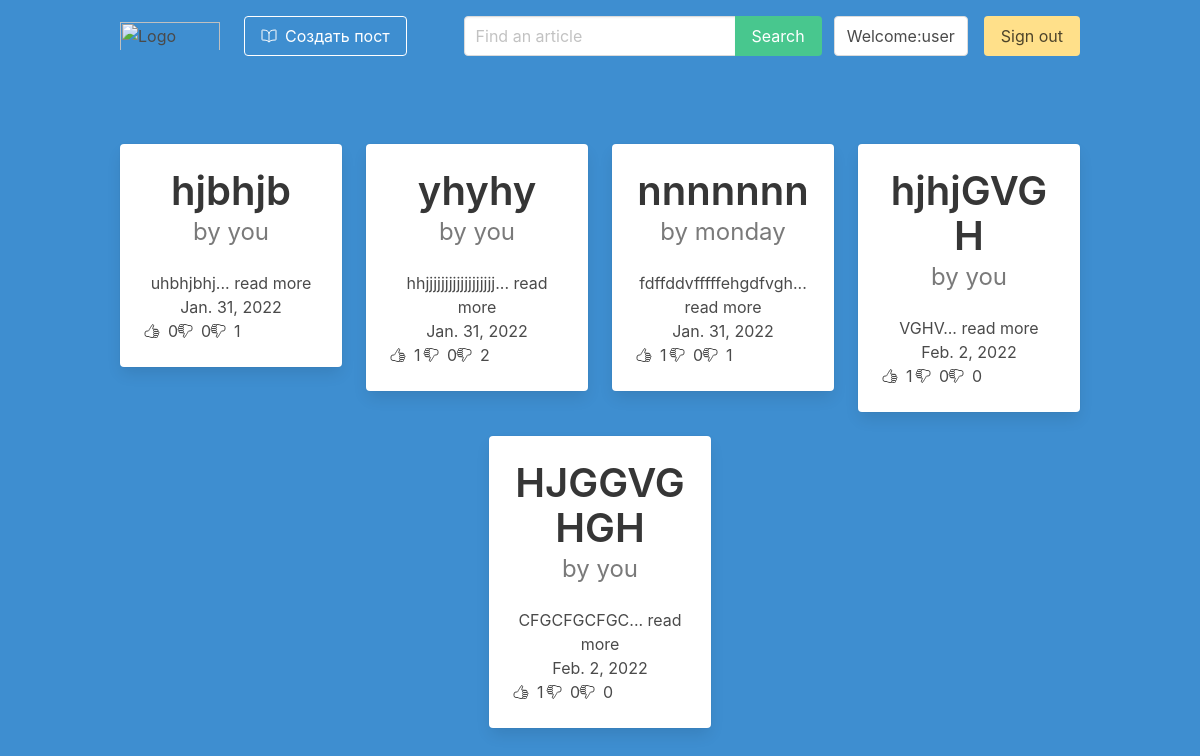
The app's page / (signed in) with its own data.
### blog/models.py (models this page shows)
class Article(models.Model):
    title = models.CharField(max_length=255)
    text = models.TextField()
    slug = models.SlugField(unique=True)
    date = models.DateField(auto_now=True)
    thumb = models.ImageField(blank=True, default='image.jpeg')
    author = models.ForeignKey(User, default=None, on_delete=models.CASCADE)
    likes = models.ManyToManyField(User, related_name='article_likes')
    dislikes = models.ManyToManyField(User, related_name='article_dislikes')
    def __str__(self):
        return self.title
    def snippet(self):
        return f"{self.text[:20]}... read more"
    def total_likes(self):
        return self.likes.count()
    def total_dislikes(self):
        return self.dislikes.count()

### blog/views.py (the view)
# urls.py: path('', views.home, name='home'),
@login_required(login_url='/users/sign_in')
def home(request):
    search = request.GET.get('input')
    print (search)
    articles = Article.objects.all()
    articles = articles.filter(
        Q(title__icontains=search) | Q(text__icontains=search)
    ) if search else articles
    articles = Article.objects.all()
    return render(request, 'home.html', {'articles': articles})

### blog/templates/home.html
{% extends 'base_layout.html' %}
{% load static %}
{% block content %}
<div class="container">
    <div class="columns is-centered is-multiline">
        {% for article in articles %}
        <div class="column is-3">
            <a href="{% url 'blog:article_detail' article.slug %}">
                <div class="card has-text-centered">
                    <div class="card-content">
                        <div class="media">
                            <div class="media-content">
                                <p class="title has-text-dark is-2">
                                    {{ article }}
                                </p>
                                {% if user == article.author %}
                                <p class="subtitle is-4 has-text-grey">by you</p>
                                {% else%}
                                <p class="subtitle is-4 has-text-grey"> by {{ article.author }}</p>
                                {% endif %}
                            </div>
                        </div>
                        <div class="content ">
                            {{ article.snippet }}
                            <br>
                            <div>{{ article.date }}</div>
                            <div class="columns">
                                <div class="column is-2">
                                    <div class="columns is-gapless">
                                        <div class="column">
                                            <ion-icon name='thumbs-up-outline' class="mt-1"></ion-icon>
                                        </div>
                                        <div class="column">
                                            <span class="ml-2">{{ article.total_likes }}</span>
                                        </div>
                                    </div>
                                </div>
                                <div class="column is-2">
                                    <div class="columns is-gapless">
                                        <div class="column">
                                            <ion-icon name='thumbs-down-outline' class="mt-1"></ion-icon>
                                        </div>
                                        <div class="column">
                                            <span class="ml-2">{{ article.total_dislikes }}</span>
                                        </div>
                                    </div>
                                </div>
                                <div class="column is-2">
                                    <div class="columns is-gapless">
                                        <div class="column">
                                            <ion-icon name='thumbs-down-outline' class="mt-1"></ion-icon>
                                        </div>
                                        <div class="column">
                                            <span class="ml-2">{{ article.comment_set.count }}</span>
                                        </div>
                                    </div>
                                </div>
                            </div>
                        </div>
                    </div>
                </div>
            </a>
        </div>
        {% endfor %}
    </div>
</div>
{% endblock %}

### blog/templates/base_layout.html (shortened to what this page needs)
{% load static from static %}
<html lang="en">
<head>
    <link rel="stylesheet" href="{% static 'style.css' %}">
    <link rel="stylesheet" href="{% static 'bulma.css' %}">
</head>
<body>
    <section class="hero has-background-info is-fullheight">
        <div class="hero-head">
            <header class="navbar">
                <div class="container">
                    <div class="navbar-brand">
                        <a class="navbar-item" href="/">
                            <img src="https://macademy.uz/assets/img/monday.svg" width="100" alt="Logo">
                        </a>
                    </div>
                    {% if user.is_authenticated %}
                    <div id="navbarMenuHeroC" class="navbar-menu">
                        <div class="navbar-start">
                            <span class="navbar-item">
                                <a href="{% url 'blog:article_create' %}"
                                    class="button is-info is-outlined is-inverted">
                                    <span class="mr-2">
                                        <ion-icon name="book-outline"></ion-icon>
                                    </span>
                                    <span>
                                        Создать пост
                                    </span>
                                </a>
                            </span>
                        </div>
                        <div class="navbar-end">
                             <form action="{% url 'blog:home' %}" method="get">
                                    <div class="field has-addons mt-4 mr-2">
                                        <div class="control">
                                            <input type="search" class="input" name="input"
                                                placeholder="Find an article">
                                        </div>
                                        <div class="control">
                                            <button class="button is-success" type="submit">Search</button>
                                        </div>
                                    </div>
                                </form>
                            <a class=" navbar-item button my-4 mx-1">
                                Welcome:{{ user}}
                            </a>
                            <span class="navbar-item">
                                <a href="{% url 'users:sign_out' %}" class="button is-warning">Sign out</a>
                            </span>
                        </div>
                    </div>
                    {% endif %}
                </div>
            </header>
        </div>
        <div class="hero-body">
            {% block content %}
            {% endblock %}
        </div>
    </section>
</body>
</html>

### records on screen
Article: title "hjbhjb", shows "by you", snippet "uhbhjbhj... read more", date "Jan. 31, 2022", total_likes "0", total_dislikes "0", comment_set.count "1"
Article: title "yhyhy", shows "by you", snippet "hhjjjjjjjjjjjjjjjjjj... read more", date "Jan. 31, 2022", total_likes "1", total_dislikes "0", comment_set.count "2"
Article: title "nnnnnnn", author "monday", snippet "fdffddvfffffehgdfvgh... read more", date "Jan. 31, 2022", total_likes "1", total_dislikes "0", comment_set.count "1"
Article: title "hjhjGVGH", shows "by you", snippet "VGHV... read more", date "Feb. 2, 2022", total_likes "1", total_dislikes "0", comment_set.count "0"
Article: title "HJGGVGHGH", shows "by you", snippet "CFGCFGCFGC... read more", date "Feb. 2, 2022", total_likes "1", total_dislikes "0", comment_set.count "0"

### other values on screen
{{ user }} "user"
